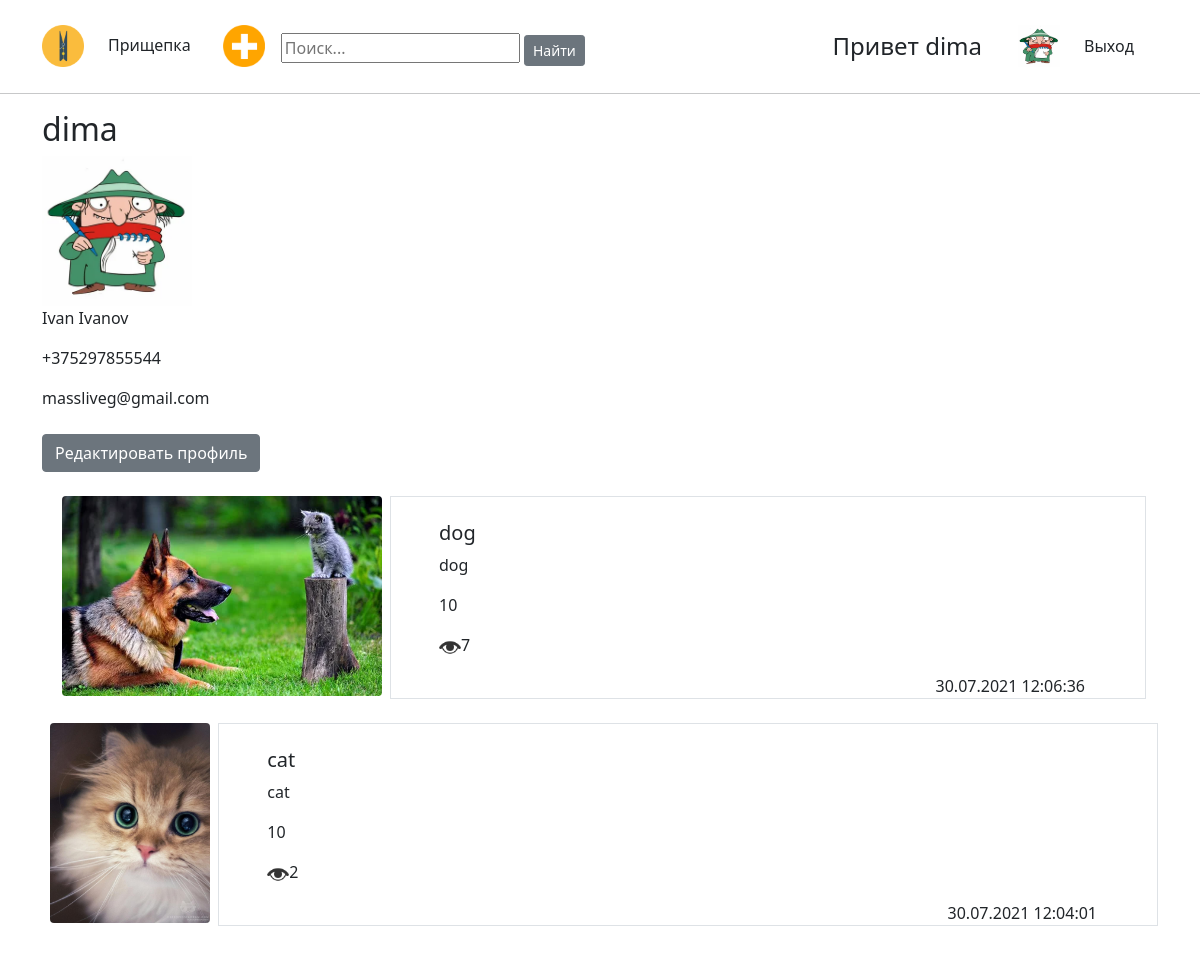
The app's page /user/account/1/ (signed in) with its own data.
### User/models.py (models this page shows, shortened)
class UserInfo(models.Model):
    image = models.ImageField(upload_to='user', null=True, blank=True)
    phone = models.CharField(max_length=20, null=True, blank=True)
    user = models.OneToOneField(User, on_delete=models.CASCADE, null=True)

### Service/models.py (models this page shows, shortened)
class Service(models.Model):
    picture = models.ImageField(upload_to='service', null=True, blank=True)
    title = models.CharField(max_length=200)
    descriptions = models.TextField()
    price = models.PositiveIntegerField()
    date_created = models.DateTimeField(auto_now_add=True)
    user = models.ForeignKey(User, on_delete=models.CASCADE, null=True)
    count = models.PositiveIntegerField(default=0)

### User/views.py (the view)
# urls.py: path('account/<int:pk>/', UserAccountView.as_view(), name='account'),
class UserAccountView(DetailView):
    model = User
    template_name = 'users/account_detail.html'
    def get_context_data(self, **kwargs):
        context = super().get_context_data(**kwargs)
        context['owner'] = self.request.user.pk == self.kwargs['pk']
        owner = User.objects.get(pk=self.kwargs['pk'])
        context['owner_services'] = owner.service_set.order_by('-date_created')
        return context

### templates/users/account_detail.html (shortened to what this page needs)
{% extends 'base.html' %}
{% load static %}
{% block content %}
<div class="container">
<h2>{{ user.username }}</h2>
    {% if user.userinfo.image %}
    <img src="{{ user.userinfo.image.url }}" height="150"><br>
    {% else %}
    <img src="{% static 'image/user1.png' %}" height="150"><br>
    {% endif %}
    <p>{{ user.first_name }} {{ user.last_name }}</p>
    {% if user.userinfo.phone %}
    <p>{{ user.userinfo.phone }}</p>
    {% endif %}
    <p>{{ user.email }}</p>
    {% if owner %}
    <p><a type="button" class="btn btn-secondary mt-2" href="{% url 'account_update' %}">Редактировать профиль</a></p>
    {% endif %}
</div>
    {% if owner %}
<div class="container">
    {% for service in owner_services %}
    <div class="container mt-4">
        <div class="d-flex position-relative mt-3">
          {% if service.picture %}
          <img src="{{ service.picture.url }}" height="200" class="rounded mx-2">
          {% endif %}
          <div class="container border px-5">
            <br>
            <h5 class="mt-0">{{ service.title }}</h5>
            <p>{{ service.descriptions }}</p>
            <p>{{ service.price }}</p>
            <p><img src="{% static 'image/eye.png' %}" height="22">{{ service.count }}</p>
            <span class="container d-flex justify-content-end">
                {{ service.date_created|date:'d.m.Y H:i:s'}}
            </span>
          </div>
        </div>
    </div>
</div>
    {% endfor %}
    {% endif %}
{% endblock %}

### templates/base.html (shortened to what this page needs)
<!DOCTYPE html>
{% load static %}
<html lang="en">
<head>
    <link rel="stylesheet" href="{% static 'css/bootstrap.min.css' %}">
</head>
<body>
    <header>
    {% include 'header.html' %}
    </header>
    {% block content %}
    {% endblock %}
    <footer class="footer mt-auto py-5">
    </footer>
</body>
</html>

### templates/header.html
{% load static %}
<div class="container mt-3">
  <div class="d-flex flex-wrap align-items-center justify-content-center justify-content-lg-start">
    <a href="{% url 'home' %}"><img src="{% static 'image/ico.png' %}" height="42"></a>
    <div class="nav col-8 col-lg-auto me-lg-auto mb-2 justify-content-center mb-md-0">
    {% if not request.user.is_authenticated %}
      <a href="{% url 'home' %}" class="nav-link px-2 link-dark">Прищепка</a>
      <a href="{% url 'add_user' %}" class="nav-link px-2 link-dark">Регистрация</a>
      <a href="{% url 'login' %}" class="nav-link px-2 link-dark">Вход</a>
    {% else %}
      <a href="{% url 'home' %}" class="nav-link px-4 mt-2 link-dark">Прищепка</a>
      <a href="{% url 'add_service' %}" class="nav-link px-2 ml-7 link-dark"><img src="{% static 'image/plus.png' %}" height="42"></a></a>
      <form action="{% url 'search' %}" method="GET" class="mt-3 mx-2">
        <input name="user_search" placeholder="Поиск...">
        <button type="submit" class="btn btn-secondary btn-sm">Найти</button>
      </form>
    {% endif %}
    </div>
    {% if request.user.is_authenticated %}
    <div class="container mt-2 col-12 col-lg-auto mb-3 mb-lg-0 me-lg-3">
      <h4><a class="nav-link px-2 link-dark" href="{% url 'account' request.user.id %}">Привет {{ request.user.username }}</a></h4>
    </div>
    {% endif %}
    {% if not request.user.is_authenticated %}
        <img src="" height="42">
    {% elif not request.user.userinfo.image %}
       <a href="{% url 'account' request.user.id %}" class="d-block link-dark">
         <img src="{% static 'image/user1.png' %}" height="42">
       <a href="{% url 'logout' %}" class="nav-link px-4 link-dark">Выход</a>
    {% else %}
       <a href="{% url 'account' request.user.id %}" class="d-block link-dark">
         <img src="{{ request.user.userinfo.image.url }}" height="42"></a>
       <a href="{% url 'logout' %}" class="nav-link px-4 link-dark">Выход</a>
    {% endif %}
  </div>
</div>
<hr>

### templates/footer.html (shortened to what this page needs)
{% load static %}

### records on screen
Service: picture (picture), title "dog", descriptions "dog", price "10", count "7", date_created "30.07.2021 12:06:36"
Service: picture (picture), title "cat", descriptions "cat", price "10", count "2", date_created "30.07.2021 12:04:01"

### other values on screen
{{ request.user.username }} "dima"
{{ user.username }} "dima"
{{ user.first_name }} "Ivan"
{{ user.last_name }} "Ivanov"
{{ user.userinfo.phone }} "+375297855544"
{{ user.email }} "massliveg@gmail.com"
